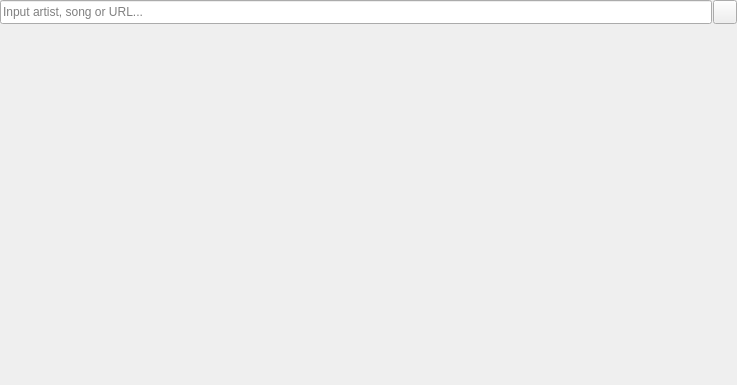
<?xml version="1.0" encoding="UTF-8"?>
<ui version="4.0">
 <class>StandardSearcher</class>
 <widget class="QWidget" name="StandardSearcher">
  <property name="geometry">
   <rect>
    <x>0</x>
    <y>0</y>
    <width>737</width>
    <height>385</height>
   </rect>
  </property>
  <property name="windowTitle">
   <string>Form</string>
  </property>
  <layout class="QVBoxLayout" name="verticalLayout">
   <property name="spacing">
    <number>5</number>
   </property>
   <property name="leftMargin">
    <number>0</number>
   </property>
   <property name="topMargin">
    <number>0</number>
   </property>
   <property name="rightMargin">
    <number>0</number>
   </property>
   <property name="bottomMargin">
    <number>0</number>
   </property>
   <item>
    <layout class="QHBoxLayout" name="horizontalLayout_2">
     <property name="spacing">
      <number>1</number>
     </property>
     <item>
      <widget class="QLineEdit" name="lnEdit_Input">
       <property name="minimumSize">
        <size>
         <width>0</width>
         <height>24</height>
        </size>
       </property>
       <property name="text">
        <string/>
       </property>
       <property name="placeholderText">
        <string>Input artist, song or URL...</string>
       </property>
       <property name="clearButtonEnabled">
        <bool>true</bool>
       </property>
      </widget>
     </item>
     <item>
      <widget class="QPushButton" name="pshBut_SearchURL">
       <property name="enabled">
        <bool>true</bool>
       </property>
       <property name="maximumSize">
        <size>
         <width>24</width>
         <height>24</height>
        </size>
       </property>
       <property name="text">
        <string/>
       </property>
       <property name="icon">
        <iconset resource="../res.qrc">
         <normaloff>:/icons/icons/loupe.png</normaloff>:/icons/icons/loupe.png</iconset>
       </property>
      </widget>
     </item>
    </layout>
   </item>
   <item>
    <widget class="SearchResultsBox" name="searchResultsBox" native="true"/>
   </item>
  </layout>
 </widget>
 <customwidgets>
  <customwidget>
   <class>SearchResultsBox</class>
   <extends>QWidget</extends>
   <header>Components/SearchResultsBox.h</header>
   <container>1</container>
  </customwidget>
 </customwidgets>
 <resources>
  <include location="../res.qrc"/>
 </resources>
 <connections/>
</ui>
